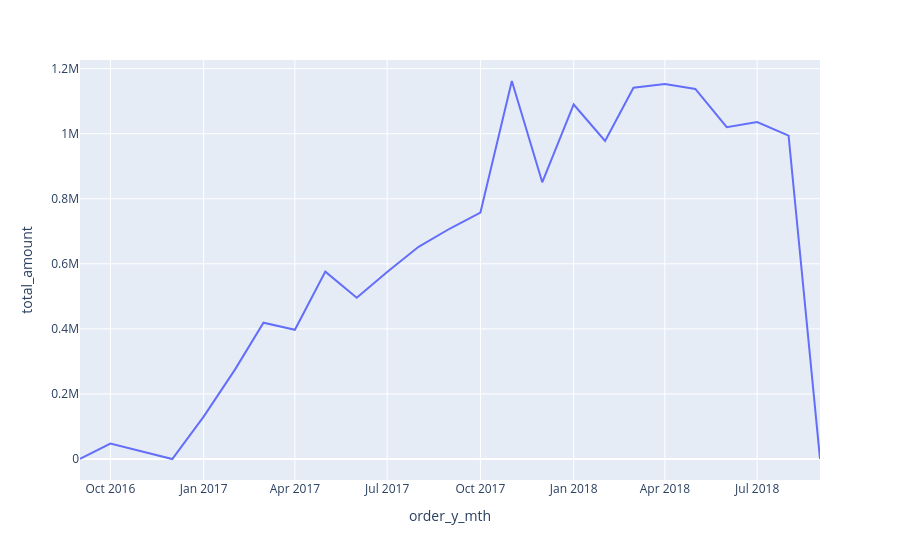

The notebook cell this image was saved under:
### Code cell
import plotly.express as px

fig = px.line(viz_y_mth, x="order_y_mth", y="total_amount")
fig.show()

### Figure 1 — Plotly figure (JSON) as saved in the notebook; plotly's stock layout.template omitted (floating-point values rounded to 4 significant figures)
{"data": [{"hovertemplate": "order_y_mth=%{x}<br>total_amount=%{y}<extra></extra>", "legendgroup": "", "line": {"color": "#636efa", "dash": "solid"}, "marker": {"symbol": "circle"}, "mode": "lines", "name": "", "orientation": "v", "showlegend": false, "type": "scatter", "x": ["2016-09", "2016-10", "2016-12", "2017-01", "2017-02", "2017-03", "2017-04", "2017-05", "2017-06", "2017-07", "2017-08", "2017-09", "2017-10", "2017-11", "2017-12", "2018-01", "2018-02", "2018-03", "2018-04", "2018-05", "2018-06", "2018-07", "2018-08", "2018-09"], "xaxis": "x", "y": [279.7, 47660.0, 19.62, 130400.0, 275500.0, 418900.0, 397300.0, 575900.0, 495900.0, 574900.0, 652300.0, 708500.0, 757500.0, 1162000.0, 850600.0, 1090000.0, 977800.0, 1141000.0, 1153000.0, 1138000.0, 1020000.0, 1036000.0, 993900.0, 166.5], "yaxis": "y"}], "layout": {"legend": {"tracegroupgap": 0}, "margin": {"t": 60}, "xaxis": {"anchor": "y", "domain": [0, 1], "title": {"text": "order_y_mth"}}, "yaxis": {"anchor": "x", "domain": [0, 1], "title": {"text": "total_amount"}}}}
